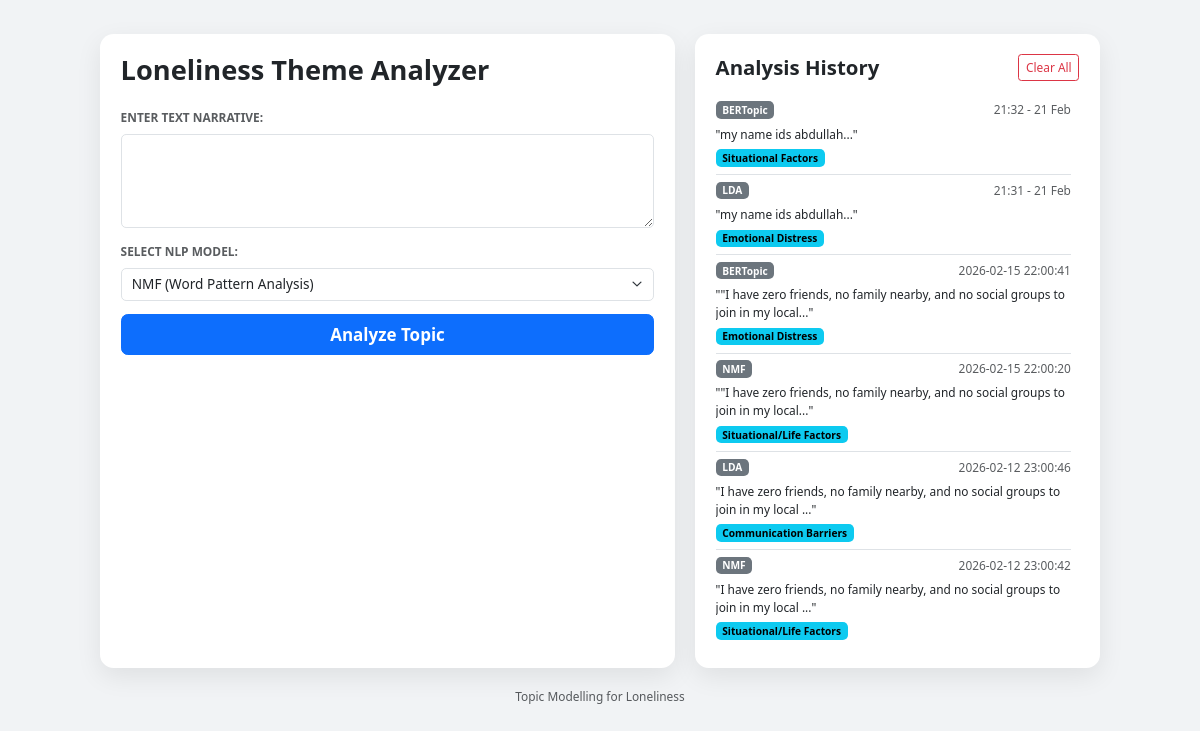
Before: / with the older database file.
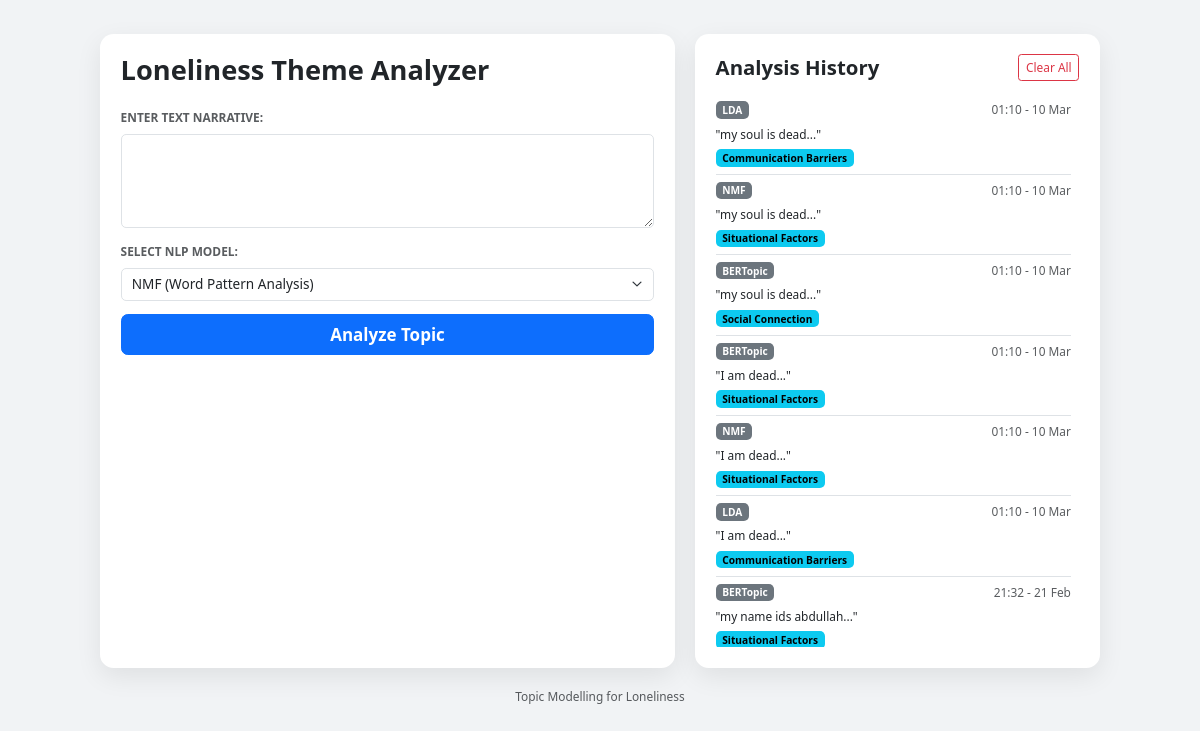
After: the same page with the newer database file.
### tables this page shows
CREATE TABLE analysis_history
                 (id INTEGER PRIMARY KEY AUTOINCREMENT,
                  timestamp TEXT,
                  user_text TEXT,
                  model_used TEXT,
                  detected_theme TEXT);

### app.py (the view)
@app.route('/')
def index():
    conn = sqlite3.connect('history.db')
    db_cursor = conn.cursor()
    db_cursor.execute("SELECT * FROM analysis_history ORDER BY id DESC")
    history_data = db_cursor.fetchall()
    conn.close()
    return render_template('index.html', history=history_data)

### templates/index.html (shortened to what this page needs)
<!DOCTYPE html>
<html lang="en">
<head>
    <link href="https://cdn.jsdelivr.net/npm/bootstrap@5.3.0/dist/css/bootstrap.min.css" rel="stylesheet">
</head>
<body>
<div class="container-fluid main-container">
    <div class="row g-4">
        <div class="col-lg-7">
            <div class="card p-4 h-100">
                <h2 class="fw-bold mb-4">Loneliness Theme Analyzer</h2>
                <form action="/predict" method="post">
                    <div class="mb-3">
                        <label class="form-label fw-bold text-uppercase small text-muted">Enter Text Narrative:</label>
                        <textarea class="form-control" name="message" rows="4" required>{{ original_text }}</textarea>
                    </div>
                    <div class="mb-3">
                        <label class="form-label fw-bold text-uppercase small text-muted">Select NLP Model:</label>
                        <select class="form-select" name="model_choice">
                            <option value="NMF" {% if model_used == 'NMF' %}selected{% endif %}>NMF (Word Pattern Analysis)</option>
                        </select>
                    </div>
                    <div class="d-grid mb-4">
                        <button type="submit" class="btn btn-primary btn-lg fw-bold">Analyze Topic</button>
                    </div>
                </form>
            </div>
        </div>
        <div class="col-lg-5">
            <div class="card p-4 h-100">
                <div class="d-flex justify-content-between align-items-center mb-3">
                    <h4 class="fw-bold mb-0">Analysis History</h4>
                    <form action="/clear" method="post">
                        <button type="submit" class="btn btn-outline-danger btn-sm">Clear All</button>
                    </form>
                </div>
                <div class="history-scroll">
                    {% if history %}
                        {% for row in history %}
                        <div class="border-bottom py-2">
                            <div class="d-flex justify-content-between align-items-start">
                                <span class="badge bg-secondary mb-2">{{ row[3] }}</span>
                                <small class="text-muted">{{ row[1] }}</small> </div>
                            <p class="mb-1 small">"{{ row[2][:80] }}..."</p> <span class="badge badge-theme small">{{ row[4] }}</span> </div>
                        {% endfor %}
                    {% else %}
                        <p class="text-muted small">No history available yet. Run an analysis to start logging.</p>
                    {% endif %}
                </div>
            </div>
        </div>
    </div>
    <footer class="text-center mt-4 text-muted small">
        Topic Modelling for Loneliness
    </footer>
</div>
</body>
</html>

### templates/index.html (style rules this page uses)
body { background-color: #f1f3f5; zoom: 0.85; -moz-transform: scale(0.85); -moz-transform-origin: top center; }
.main-container { max-width: 1200px; margin: 40px auto; }
.card { border-radius: 16px; box-shadow: 0 10px 30px rgba(0,0,0,0.08); border: none; background-color: #ffffff; }
.history-scroll { max-height: 650px; overflow-y: auto; padding-right: 10px; }
.badge-theme { background-color: #0dcaf0; color: #000; }

Changed rows visible on the page:
no longer on this page (row unchanged): analysis_history: model_used "LDA", timestamp "21:31 - 21 Feb", user_text "my name ids abdullah", detected_theme "Emotional Distress"
no longer on this page (row unchanged): analysis_history: model_used "BERTopic", timestamp "2026-02-15 22:00:41", user_text "\"I have zero friends, no family nearby, and no social groups to join in my local", detected_theme "Emotional Distress"
no longer on this page (row unchanged): analysis_history: model_used "NMF", timestamp "2026-02-15 22:00:20", user_text "\"I have zero friends, no family nearby, and no social groups to join in my local", detected_theme "Situational/Life Factors"
no longer on this page (row unchanged): analysis_history: model_used "LDA", timestamp "2026-02-12 23:00:46", user_text "I have zero friends, no family nearby, and no social groups to join in my local", detected_theme "Communication Barriers"
no longer on this page (row unchanged): analysis_history: model_used "NMF", timestamp "2026-02-12 23:00:42", user_text "I have zero friends, no family nearby, and no social groups to join in my local", detected_theme "Situational/Life Factors"
added analysis_history: model_used "LDA", timestamp "01:10 - 10 Mar", user_text "my soul is dead", detected_theme "Communication Barriers"
added analysis_history: model_used "NMF", timestamp "01:10 - 10 Mar", user_text "my soul is dead", detected_theme "Situational Factors"
added analysis_history: model_used "BERTopic", timestamp "01:10 - 10 Mar", user_text "my soul is dead", detected_theme "Social Connection"
added analysis_history: model_used "BERTopic", timestamp "01:10 - 10 Mar", user_text "I am dead", detected_theme "Situational Factors"
added analysis_history: model_used "NMF", timestamp "01:10 - 10 Mar", user_text "I am dead", detected_theme "Situational Factors"
added analysis_history: model_used "LDA", timestamp "01:10 - 10 Mar", user_text "I am dead", detected_theme "Communication Barriers"
